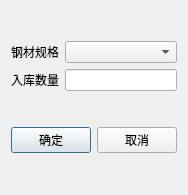
<?xml version="1.0" encoding="UTF-8"?>
<ui version="4.0">
 <class>StockInDialog</class>
 <widget class="QDialog" name="StockInDialog">
  <property name="geometry">
   <rect>
    <x>0</x>
    <y>0</y>
    <width>177</width>
    <height>195</height>
   </rect>
  </property>
  <property name="windowTitle">
   <string>Dialog</string>
  </property>
  <layout class="QVBoxLayout" name="verticalLayout" stretch="1,0">
   <item>
    <layout class="QGridLayout" name="gridLayout" rowstretch="0,0" columnstretch="0,0">
     <item row="0" column="1">
      <widget class="QComboBox" name="comboBox"/>
     </item>
     <item row="1" column="1">
      <widget class="QLineEdit" name="lineEdit"/>
     </item>
     <item row="1" column="0">
      <widget class="QLabel" name="label_2">
       <property name="text">
        <string>入库数量</string>
       </property>
      </widget>
     </item>
     <item row="0" column="0">
      <widget class="QLabel" name="label">
       <property name="text">
        <string>钢材规格</string>
       </property>
      </widget>
     </item>
    </layout>
   </item>
   <item>
    <layout class="QHBoxLayout" name="horizontalLayout">
     <item>
      <widget class="QPushButton" name="btnOk">
       <property name="text">
        <string>确定</string>
       </property>
      </widget>
     </item>
     <item>
      <widget class="QPushButton" name="btnCancel">
       <property name="text">
        <string>取消</string>
       </property>
      </widget>
     </item>
    </layout>
   </item>
  </layout>
 </widget>
 <resources/>
 <connections>
  <connection>
   <sender>btnOk</sender>
   <signal>clicked()</signal>
   <receiver>StockInDialog</receiver>
   <slot>accept()</slot>
   <hints>
    <hint type="sourcelabel">
     <x>46</x>
     <y>178</y>
    </hint>
    <hint type="destinationlabel">
     <x>88</x>
     <y>97</y>
    </hint>
   </hints>
  </connection>
  <connection>
   <sender>btnCancel</sender>
   <signal>clicked()</signal>
   <receiver>StockInDialog</receiver>
   <slot>reject()</slot>
   <hints>
    <hint type="sourcelabel">
     <x>130</x>
     <y>178</y>
    </hint>
    <hint type="destinationlabel">
     <x>88</x>
     <y>97</y>
    </hint>
   </hints>
  </connection>
 </connections>
</ui>
